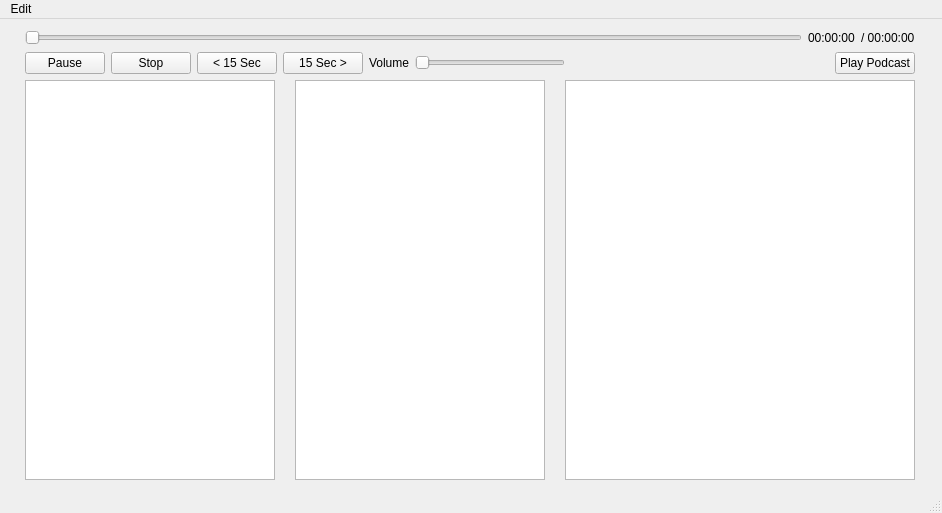
<?xml version="1.0" encoding="UTF-8"?>
<ui version="4.0">
 <class>MainWindow</class>
 <widget class="QMainWindow" name="MainWindow">
  <property name="geometry">
   <rect>
    <x>0</x>
    <y>0</y>
    <width>942</width>
    <height>513</height>
   </rect>
  </property>
  <property name="windowTitle">
   <string>MainWindow</string>
  </property>
  <widget class="QWidget" name="centralWidget">
   <layout class="QGridLayout" name="gridLayout_2">
    <item row="0" column="0" colspan="3">
     <layout class="QGridLayout" name="gridLayout">
      <item row="0" column="0" colspan="4">
       <layout class="QHBoxLayout" name="horizontalLayout_5">
        <item>
         <widget class="QSlider" name="playerSlider">
          <property name="minimumSize">
           <size>
            <width>0</width>
            <height>15</height>
           </size>
          </property>
          <property name="orientation">
           <enum>Qt::Horizontal</enum>
          </property>
         </widget>
        </item>
        <item>
         <layout class="QHBoxLayout" name="horizontalLayout_4">
          <item>
           <widget class="QLabel" name="elapsedLabel">
            <property name="text">
             <string>00:00:00</string>
            </property>
           </widget>
          </item>
          <item>
           <widget class="QLabel" name="durationLabel">
            <property name="text">
             <string>/ 00:00:00</string>
            </property>
           </widget>
          </item>
         </layout>
        </item>
       </layout>
      </item>
      <item row="1" column="0">
       <layout class="QHBoxLayout" name="horizontalLayout_3">
        <item>
         <widget class="QPushButton" name="pauseResumeAudio">
          <property name="text">
           <string>Pause</string>
          </property>
         </widget>
        </item>
        <item>
         <widget class="QPushButton" name="stopAudio">
          <property name="text">
           <string>Stop</string>
          </property>
         </widget>
        </item>
        <item>
         <widget class="QPushButton" name="skip_backward">
          <property name="text">
           <string>&lt; 15 Sec</string>
          </property>
         </widget>
        </item>
        <item>
         <widget class="QPushButton" name="skip_forward">
          <property name="text">
           <string>15 Sec &gt;</string>
          </property>
         </widget>
        </item>
       </layout>
      </item>
      <item row="1" column="1">
       <layout class="QHBoxLayout" name="horizontalLayout">
        <item>
         <widget class="QLabel" name="volumeLabel">
          <property name="text">
           <string>Volume</string>
          </property>
         </widget>
        </item>
        <item>
         <widget class="QSlider" name="volumeSlider">
          <property name="minimumSize">
           <size>
            <width>0</width>
            <height>10</height>
           </size>
          </property>
          <property name="orientation">
           <enum>Qt::Horizontal</enum>
          </property>
         </widget>
        </item>
       </layout>
      </item>
      <item row="1" column="2">
       <spacer name="horizontalSpacer">
        <property name="orientation">
         <enum>Qt::Horizontal</enum>
        </property>
        <property name="sizeHint" stdset="0">
         <size>
          <width>258</width>
          <height>20</height>
         </size>
        </property>
       </spacer>
      </item>
      <item row="1" column="3">
       <widget class="QPushButton" name="playPodcast">
        <property name="text">
         <string>Play Podcast</string>
        </property>
       </widget>
      </item>
     </layout>
    </item>
    <item row="1" column="0">
     <widget class="QListWidget" name="PodcastList">
      <property name="minimumSize">
       <size>
        <width>250</width>
        <height>400</height>
       </size>
      </property>
      <property name="maximumSize">
       <size>
        <width>250</width>
        <height>400</height>
       </size>
      </property>
     </widget>
    </item>
    <item row="1" column="1">
     <widget class="QListWidget" name="EpisodeList">
      <property name="minimumSize">
       <size>
        <width>250</width>
        <height>400</height>
       </size>
      </property>
      <property name="maximumSize">
       <size>
        <width>250</width>
        <height>400</height>
       </size>
      </property>
     </widget>
    </item>
    <item row="1" column="2">
     <widget class="QTextBrowser" name="Description">
      <property name="minimumSize">
       <size>
        <width>350</width>
        <height>400</height>
       </size>
      </property>
      <property name="maximumSize">
       <size>
        <width>350</width>
        <height>400</height>
       </size>
      </property>
      <property name="readOnly">
       <bool>true</bool>
      </property>
      <property name="textInteractionFlags">
       <set>Qt::LinksAccessibleByMouse|Qt::TextSelectableByMouse</set>
      </property>
     </widget>
    </item>
   </layout>
  </widget>
  <widget class="QMenuBar" name="menuBar">
   <property name="geometry">
    <rect>
     <x>0</x>
     <y>0</y>
     <width>942</width>
     <height>21</height>
    </rect>
   </property>
   <widget class="QMenu" name="menuEdit">
    <property name="title">
     <string>Edit</string>
    </property>
    <widget class="QMenu" name="menuAdd_Podcast">
     <property name="title">
      <string>Add Podcast</string>
     </property>
     <addaction name="actionUsing_Itunes_Link"/>
     <addaction name="actionUsing_RSS_Link"/>
    </widget>
    <addaction name="menuAdd_Podcast"/>
    <addaction name="actionRefresh_Feed"/>
    <addaction name="actionRemove_Podcast"/>
   </widget>
   <addaction name="menuEdit"/>
  </widget>
  <widget class="QStatusBar" name="statusBar"/>
  <action name="actionUsing_Itunes_Link">
   <property name="text">
    <string>Using Itunes Link</string>
   </property>
  </action>
  <action name="actionUsing_RSS_Link">
   <property name="text">
    <string>Using RSS Link</string>
   </property>
  </action>
  <action name="actionRefresh_Feed">
   <property name="text">
    <string>Refresh Feed</string>
   </property>
  </action>
  <action name="actionRemove_Podcast">
   <property name="text">
    <string>Remove Podcast</string>
   </property>
  </action>
 </widget>
 <layoutdefault spacing="6" margin="11"/>
 <resources/>
 <connections/>
</ui>
